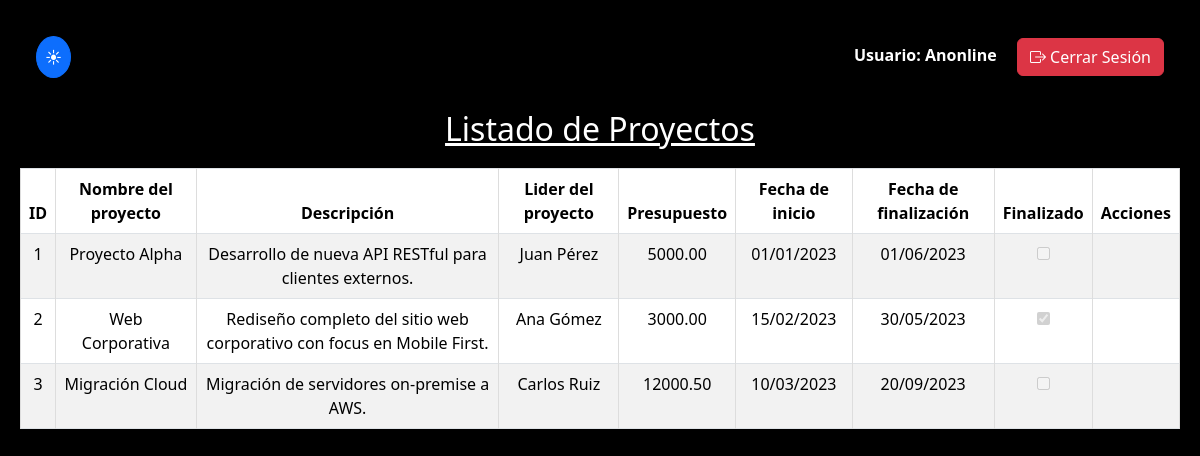
/index.php?action=dashboard (signed in), run on the app's committed database.
### tables this page shows
CREATE TABLE `proyectos` (
  `id` int(11) NOT NULL AUTO_INCREMENT,
  `nombre` varchar(100) NOT NULL,
  `descripcion` text NOT NULL,
  `lider` varchar(100) NOT NULL,
  `presupuesto` decimal(10,2) NOT NULL,
  `fecha_inicio` date NOT NULL,
  `fecha_fin` date DEFAULT NULL,
  `finalizado` tinyint(1) NOT NULL DEFAULT 0,
  PRIMARY KEY (`id`)
);

### Controllers/GestionController.php (called while the page is built, shortened)
<?php
class GestionController
{
    private $userModel;
    public function __construct()
    {
        $this->userModel = new Proyecto();
    }
    public function index()
    {
        $proyectos = $this->userModel->getAll();
        include 'Views/dashboard-listar.php';
    }
}

### Models/Proyecto.php (called while the page is built, shortened)
<?php
class Proyecto
{
    private $PDO;
    private $tabla_nombre = "proyectos";
    public function __construct()
    {
        require_once 'Config/Database.php';
        $database = new Database();
        $this->PDO = $database->getConnection();
    }
    public function getAll()
    {
        $query = "SELECT * FROM " . $this->tabla_nombre;
        $stmt = $this->PDO->prepare($query);
        $stmt->execute();
        return $stmt->fetchAll(PDO::FETCH_ASSOC);
    }
}

### Config/Database.php (called while the page is built, shortened)
<?php
class Database
{
    private $host = 'localhost';
    private $db_name;
    private $username = 'LoginPhp';
    public function __construct($db_name = 'gestion_proyectos')
    {
        $this->db_name = $db_name;
    }
    private $password = '95f90HZJy3sb';
    public function getConnection()
    {
        $this->PDO = null;
        try {
            $dsn = "mysql:host=" . $this->host . ";dbname=" . $this->db_name . ";charset=utf8mb4";
            $this->PDO = new PDO($dsn, $this->username, $this->password);
            $this->PDO->setAttribute(PDO::ATTR_ERRMODE, PDO::ERRMODE_EXCEPTION);
            $this->PDO->setAttribute(PDO::ATTR_DEFAULT_FETCH_MODE, PDO::FETCH_ASSOC);
        } catch (PDOException $exception) {
            error_log("Error de conexión a BD: " . $exception->getMessage());
            echo '<div class="alert alert-danger text-center m-5" role="alert">
                    Error de conexión a la base de datos. Por favor, contacte al administrador.
                  </div>';
        }
        return $this->PDO;
    }
}

### Views/dashboard-listar.php (the view, shortened to what this page needs)
<!DOCTYPE html>
<html lang="es">
<head>
    <link rel="stylesheet" href="https://cdn.jsdelivr.net/npm/bootstrap-icons@1.13.1/font/bootstrap-icons.min.css">
    <link href="https://cdn.jsdelivr.net/npm/bootstrap@5.3.8/dist/css/bootstrap.min.css" rel="stylesheet">
    <link rel="stylesheet" href="./Views/css/dashboard-comun.css">
    <link rel="stylesheet" href="./Views/css/dashboard-listar.css">
</head>
<body>
    <div class="d-flex justify-content-between align-items-center mb-3">
        <button id="btnOscuro" type="button" class="btn btn-primary rounded-circle m-3 p-2">🌙</button>
        <div>
            <span class="me-3 fw-bold">Usuario: <?php echo htmlspecialchars($_SESSION['idUser'] ?? 'Invitado'); ?></span>
            <a href="index.php?action=logout" class="btn btn-danger me-3">
                <i class="bi bi-box-arrow-right"></i> Cerrar Sesión
            </a>
        </div>
    </div>
    <h2>Listado de Proyectos</h2>
    <div class="table-responsive">
        <table class="table table-striped table-hover table-bordered">
            <thead>
                <tr>
                    <th>ID</th>
                    <th>Nombre del proyecto</th>
                    <th>Descripción</th>
                    <th>Lider del proyecto</th>
                    <th>Presupuesto</th>
                    <th>Fecha de inicio</th>
                    <th>Fecha de finalización</th>
                    <th>Finalizado</th>
                    <th>Acciones</th>
                </tr>
            </thead>
            <tbody>
                <?php foreach ($proyectos as $proyecto): ?>
                    <tr>
                        <td><?php echo $proyecto['id']; ?></td>
                        <td><?php echo $proyecto['nombre']; ?></td>
                        <td><?php echo $proyecto['descripcion']; ?></td>
                        <td><?php echo $proyecto['lider']; ?></td>
                        <td><?php echo $proyecto['presupuesto']; ?></td>
                        <td><?php echo date('d/m/Y', strtotime($proyecto['fecha_inicio'])); ?></td>
                        <td><?php echo date('d/m/Y', strtotime($proyecto['fecha_fin'])); ?></td>
                        <td>
                            <input type="checkbox" <?php echo ($proyecto['finalizado'] === 'Sí' || $proyecto['finalizado'] == 1) ? 'checked' : ''; ?> disabled>
                        </td>
                        <td>
                        </td>
                    </tr>
                <?php endforeach; ?>
            </tbody>
        </table>
    </div>
</body>
</html>

### Views/css/dashboard-comun.css (style rules this page uses)
body { background-color: #f8f9fa; margin: 20px; }
h2 { margin-bottom: 20px; text-align: center; text-decoration: underline; }

### Views/css/dashboard-listar.css (style rules this page uses)
table { border-collapse: collapse; width: 100%; text-align: center; }
th, td { border: 1px solid #ddd; padding: 8px; text-align: center; }
th { background-color: #f2f2f2; }

### data on the page
proyectos: id "1", nombre "Proyecto Alpha", descripcion "Desarrollo de nueva API RESTful para clientes externos.", lider "Juan Pérez", presupuesto "5000.00", fecha_inicio "01/01/2023", fecha_fin "01/06/2023"
proyectos: id "2", nombre "Web Corporativa", descripcion "Rediseño completo del sitio web corporativo con focus en Mobile First.", lider "Ana Gómez", presupuesto "3000.00", fecha_inicio "15/02/2023", fecha_fin "30/05/2023", finalizado "☑"
proyectos: id "3", nombre "Migración Cloud", descripcion "Migración de servidores on-premise a AWS.", lider "Carlos Ruiz", presupuesto "12000.50", fecha_inicio "10/03/2023", fecha_fin "20/09/2023"

### other printed values
$_SESSION['idUser'] "Anonline"
